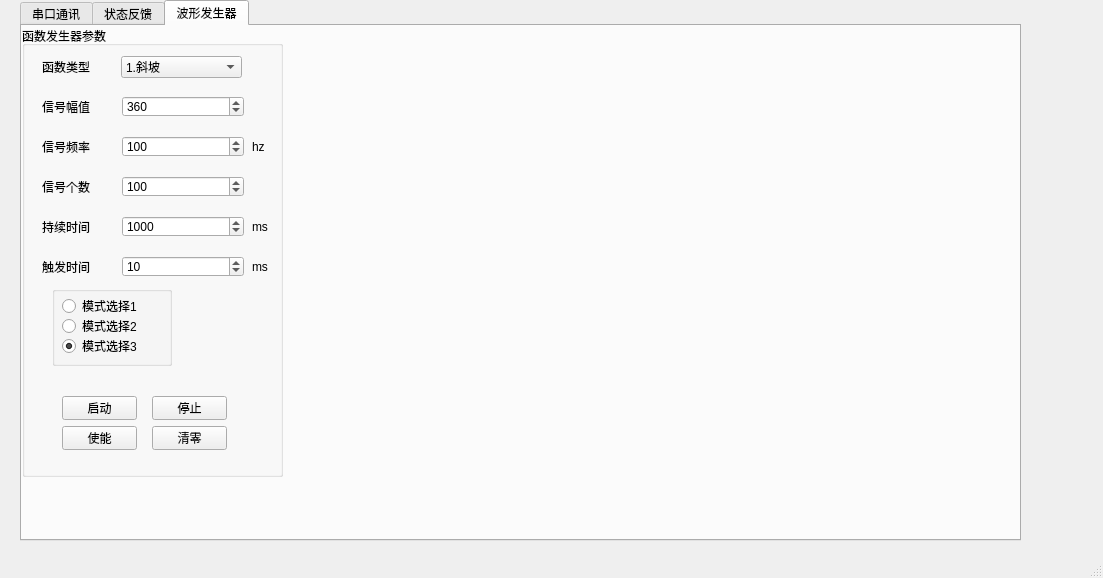
<?xml version="1.0" encoding="UTF-8"?>
<ui version="4.0">
 <class>MainWindow</class>
 <widget class="QMainWindow" name="MainWindow">
  <property name="geometry">
   <rect>
    <x>0</x>
    <y>0</y>
    <width>1103</width>
    <height>578</height>
   </rect>
  </property>
  <property name="windowTitle">
   <string>MainWindow</string>
  </property>
  <widget class="QWidget" name="centralwidget">
   <widget class="QTabWidget" name="tabWidget">
    <property name="geometry">
     <rect>
      <x>20</x>
      <y>0</y>
      <width>1001</width>
      <height>541</height>
     </rect>
    </property>
    <property name="currentIndex">
     <number>2</number>
    </property>
    <widget class="QWidget" name="widget">
     <attribute name="title">
      <string>串口通讯</string>
     </attribute>
     <widget class="QPushButton" name="BtnOpenSerial">
      <property name="geometry">
       <rect>
        <x>0</x>
        <y>200</y>
        <width>191</width>
        <height>41</height>
       </rect>
      </property>
      <property name="text">
       <string>打开串口</string>
      </property>
     </widget>
     <widget class="QGroupBox" name="groupBox_16">
      <property name="geometry">
       <rect>
        <x>0</x>
        <y>10</y>
        <width>191</width>
        <height>181</height>
       </rect>
      </property>
      <property name="title">
       <string>配置</string>
      </property>
      <widget class="QComboBox" name="StopBox">
       <property name="geometry">
        <rect>
         <x>80</x>
         <y>140</y>
         <width>91</width>
         <height>22</height>
        </rect>
       </property>
      </widget>
      <widget class="QComboBox" name="ParityBox">
       <property name="geometry">
        <rect>
         <x>80</x>
         <y>110</y>
         <width>91</width>
         <height>22</height>
        </rect>
       </property>
      </widget>
      <widget class="QLabel" name="label_3">
       <property name="geometry">
        <rect>
         <x>12</x>
         <y>80</y>
         <width>53</width>
         <height>16</height>
        </rect>
       </property>
       <property name="text">
        <string>数据位</string>
       </property>
      </widget>
      <widget class="QLabel" name="label_4">
       <property name="geometry">
        <rect>
         <x>12</x>
         <y>110</y>
         <width>53</width>
         <height>16</height>
        </rect>
       </property>
       <property name="text">
        <string>校验位</string>
       </property>
      </widget>
      <widget class="QLabel" name="label_6">
       <property name="geometry">
        <rect>
         <x>12</x>
         <y>140</y>
         <width>53</width>
         <height>16</height>
        </rect>
       </property>
       <property name="text">
        <string>停止位</string>
       </property>
      </widget>
      <widget class="QComboBox" name="BitBox">
       <property name="geometry">
        <rect>
         <x>80</x>
         <y>80</y>
         <width>91</width>
         <height>22</height>
        </rect>
       </property>
      </widget>
      <widget class="QComboBox" name="PortBox">
       <property name="geometry">
        <rect>
         <x>80</x>
         <y>20</y>
         <width>91</width>
         <height>22</height>
        </rect>
       </property>
      </widget>
      <widget class="QLabel" name="label">
       <property name="geometry">
        <rect>
         <x>12</x>
         <y>20</y>
         <width>53</width>
         <height>16</height>
        </rect>
       </property>
       <property name="text">
        <string>串口</string>
       </property>
      </widget>
      <widget class="QComboBox" name="BaudBox">
       <property name="geometry">
        <rect>
         <x>80</x>
         <y>50</y>
         <width>91</width>
         <height>22</height>
        </rect>
       </property>
      </widget>
      <widget class="QLabel" name="label_2">
       <property name="geometry">
        <rect>
         <x>12</x>
         <y>50</y>
         <width>53</width>
         <height>16</height>
        </rect>
       </property>
       <property name="text">
        <string>波特率</string>
       </property>
      </widget>
     </widget>
     <widget class="QGroupBox" name="groupBox_2">
      <property name="geometry">
       <rect>
        <x>0</x>
        <y>240</y>
        <width>192</width>
        <height>131</height>
       </rect>
      </property>
      <property name="title">
       <string/>
      </property>
      <layout class="QGridLayout" name="gridLayout_9">
       <item row="2" column="1">
        <widget class="QPushButton" name="btnClearSend">
         <property name="maximumSize">
          <size>
           <width>100</width>
           <height>16777215</height>
          </size>
         </property>
         <property name="text">
          <string>清除发送</string>
         </property>
        </widget>
       </item>
       <item row="2" column="0">
        <widget class="QPushButton" name="btnClearRec">
         <property name="maximumSize">
          <size>
           <width>100</width>
           <height>16777215</height>
          </size>
         </property>
         <property name="text">
          <string>清除接收</string>
         </property>
        </widget>
       </item>
       <item row="0" column="0" colspan="2">
        <widget class="QCheckBox" name="chkRec">
         <property name="text">
          <string>16进制接收</string>
         </property>
         <property name="checked">
          <bool>true</bool>
         </property>
        </widget>
       </item>
       <item row="1" column="0" colspan="2">
        <widget class="QCheckBox" name="chkSend">
         <property name="text">
          <string>16进制发送</string>
         </property>
         <property name="checked">
          <bool>true</bool>
         </property>
        </widget>
       </item>
      </layout>
     </widget>
     <widget class="QTextEdit" name="DataReceived_monitor">
      <property name="geometry">
       <rect>
        <x>200</x>
        <y>30</y>
        <width>441</width>
        <height>301</height>
       </rect>
      </property>
     </widget>
     <widget class="QLabel" name="label_5">
      <property name="geometry">
       <rect>
        <x>210</x>
        <y>10</y>
        <width>111</width>
        <height>16</height>
       </rect>
      </property>
      <property name="text">
       <string>数据收发</string>
      </property>
     </widget>
     <widget class="QLabel" name="label_7">
      <property name="geometry">
       <rect>
        <x>200</x>
        <y>350</y>
        <width>111</width>
        <height>16</height>
       </rect>
      </property>
      <property name="text">
       <string>数据发送</string>
      </property>
     </widget>
     <widget class="QPlainTextEdit" name="txtSend">
      <property name="geometry">
       <rect>
        <x>200</x>
        <y>380</y>
        <width>441</width>
        <height>100</height>
       </rect>
      </property>
      <property name="minimumSize">
       <size>
        <width>0</width>
        <height>80</height>
       </size>
      </property>
      <property name="maximumSize">
       <size>
        <width>16777215</width>
        <height>100</height>
       </size>
      </property>
     </widget>
     <widget class="QWidget" name="widget_3" native="true">
      <property name="geometry">
       <rect>
        <x>0</x>
        <y>380</y>
        <width>191</width>
        <height>91</height>
       </rect>
      </property>
      <property name="maximumSize">
       <size>
        <width>240</width>
        <height>16777215</height>
       </size>
      </property>
      <widget class="QPushButton" name="btnSend">
       <property name="geometry">
        <rect>
         <x>0</x>
         <y>15</y>
         <width>75</width>
         <height>60</height>
        </rect>
       </property>
       <property name="minimumSize">
        <size>
         <width>0</width>
         <height>60</height>
        </size>
       </property>
       <property name="maximumSize">
        <size>
         <width>125</width>
         <height>16777215</height>
        </size>
       </property>
       <property name="text">
        <string>发送</string>
       </property>
      </widget>
      <widget class="QWidget" name="widget_4" native="true">
       <property name="geometry">
        <rect>
         <x>81</x>
         <y>9</y>
         <width>70</width>
         <height>41</height>
        </rect>
       </property>
       <property name="maximumSize">
        <size>
         <width>70</width>
         <height>16777215</height>
        </size>
       </property>
       <widget class="QLineEdit" name="txtSendMs">
        <property name="geometry">
         <rect>
          <x>0</x>
          <y>9</y>
          <width>48</width>
          <height>20</height>
         </rect>
        </property>
        <property name="maximumSize">
         <size>
          <width>60</width>
          <height>16777215</height>
         </size>
        </property>
        <property name="text">
         <string>1000</string>
        </property>
       </widget>
       <widget class="QLabel" name="lblMs">
        <property name="geometry">
         <rect>
          <x>54</x>
          <y>9</y>
          <width>20</width>
          <height>21</height>
         </rect>
        </property>
        <property name="maximumSize">
         <size>
          <width>20</width>
          <height>16777215</height>
         </size>
        </property>
        <property name="font">
         <font>
          <pointsize>12</pointsize>
         </font>
        </property>
        <property name="text">
         <string>&lt;html&gt;&lt;head/&gt;&lt;body&gt;&lt;p&gt;&lt;span style=&quot; font-size:9pt;&quot;&gt;ms&lt;/span&gt;&lt;/p&gt;&lt;/body&gt;&lt;/html&gt;</string>
        </property>
       </widget>
      </widget>
      <widget class="QCheckBox" name="chkTimSend">
       <property name="geometry">
        <rect>
         <x>80</x>
         <y>40</y>
         <width>91</width>
         <height>41</height>
        </rect>
       </property>
       <property name="maximumSize">
        <size>
         <width>100</width>
         <height>16777215</height>
        </size>
       </property>
       <property name="text">
        <string>定时发送</string>
       </property>
      </widget>
     </widget>
     <widget class="QCustomPlot" name="myCustomPlot" native="true">
      <property name="geometry">
       <rect>
        <x>650</x>
        <y>10</y>
        <width>341</width>
        <height>411</height>
       </rect>
      </property>
      <property name="toolTipDuration">
       <number>-6</number>
      </property>
     </widget>
     <widget class="QPushButton" name="BtnDataSave">
      <property name="geometry">
       <rect>
        <x>650</x>
        <y>430</y>
        <width>111</width>
        <height>51</height>
       </rect>
      </property>
      <property name="text">
       <string>数据保存</string>
      </property>
     </widget>
     <widget class="QPushButton" name="BtnOpenSerial_2">
      <property name="geometry">
       <rect>
        <x>790</x>
        <y>430</y>
        <width>101</width>
        <height>51</height>
       </rect>
      </property>
      <property name="text">
       <string>数据显示测试</string>
      </property>
     </widget>
    </widget>
    <widget class="QWidget" name="tab_3">
     <attribute name="title">
      <string>状态反馈</string>
     </attribute>
     <widget class="MyDial" name="mydial1" native="true">
      <property name="geometry">
       <rect>
        <x>630</x>
        <y>260</y>
        <width>311</width>
        <height>211</height>
       </rect>
      </property>
     </widget>
     <widget class="MyDial" name="mydial" native="true">
      <property name="geometry">
       <rect>
        <x>630</x>
        <y>20</y>
        <width>311</width>
        <height>211</height>
       </rect>
      </property>
      <property name="contextMenuPolicy">
       <enum>Qt::DefaultContextMenu</enum>
      </property>
      <property name="toolTipDuration">
       <number>-1</number>
      </property>
     </widget>
     <widget class="QGroupBox" name="groupBox_3">
      <property name="geometry">
       <rect>
        <x>10</x>
        <y>20</y>
        <width>301</width>
        <height>411</height>
       </rect>
      </property>
      <property name="title">
       <string>运行调试窗口</string>
      </property>
      <widget class="QPushButton" name="pushButton_motor_stop">
       <property name="geometry">
        <rect>
         <x>10</x>
         <y>300</y>
         <width>121</width>
         <height>81</height>
        </rect>
       </property>
       <property name="font">
        <font>
         <pointsize>17</pointsize>
        </font>
       </property>
       <property name="styleSheet">
        <string notr="true">background-color:rgb(255, 0, 0)</string>
       </property>
       <property name="text">
        <string>停止</string>
       </property>
      </widget>
      <widget class="QPushButton" name="pushButton_cycle">
       <property name="enabled">
        <bool>true</bool>
       </property>
       <property name="geometry">
        <rect>
         <x>180</x>
         <y>200</y>
         <width>111</width>
         <height>71</height>
        </rect>
       </property>
       <property name="text">
        <string>循环指令发送</string>
       </property>
      </widget>
      <widget class="QGroupBox" name="groupBox_29">
       <property name="geometry">
        <rect>
         <x>170</x>
         <y>310</y>
         <width>101</width>
         <height>61</height>
        </rect>
       </property>
       <property name="title">
        <string/>
       </property>
       <widget class="QRadioButton" name="radioButton_7">
        <property name="geometry">
         <rect>
          <x>10</x>
          <y>30</y>
          <width>51</width>
          <height>21</height>
         </rect>
        </property>
        <property name="text">
         <string>状态2</string>
        </property>
       </widget>
       <widget class="QRadioButton" name="radioButton_8">
        <property name="geometry">
         <rect>
          <x>10</x>
          <y>10</y>
          <width>51</width>
          <height>21</height>
         </rect>
        </property>
        <property name="text">
         <string>状态1</string>
        </property>
       </widget>
      </widget>
      <widget class="QLabel" name="label_8">
       <property name="geometry">
        <rect>
         <x>10</x>
         <y>30</y>
         <width>54</width>
         <height>21</height>
        </rect>
       </property>
       <property name="text">
        <string>模式切换</string>
       </property>
      </widget>
      <widget class="QComboBox" name="comboBox_zhiling">
       <property name="geometry">
        <rect>
         <x>180</x>
         <y>30</y>
         <width>101</width>
         <height>22</height>
        </rect>
       </property>
       <item>
        <property name="text">
         <string>指令输入</string>
        </property>
       </item>
       <item>
        <property name="text">
         <string>摇杆控制</string>
        </property>
       </item>
      </widget>
      <widget class="QComboBox" name="comboBox">
       <property name="geometry">
        <rect>
         <x>70</x>
         <y>30</y>
         <width>101</width>
         <height>22</height>
        </rect>
       </property>
       <item>
        <property name="text">
         <string>模式1</string>
        </property>
       </item>
       <item>
        <property name="text">
         <string>模式2</string>
        </property>
       </item>
       <item>
        <property name="text">
         <string>模式3</string>
        </property>
       </item>
      </widget>
      <widget class="QWidget" name="layoutWidget">
       <property name="geometry">
        <rect>
         <x>10</x>
         <y>60</y>
         <width>256</width>
         <height>121</height>
        </rect>
       </property>
       <layout class="QGridLayout" name="gridLayout_4">
        <item row="1" column="0">
         <widget class="QLabel" name="label_11">
          <property name="text">
           <string>指令发送2</string>
          </property>
         </widget>
        </item>
        <item row="0" column="0">
         <widget class="QLabel" name="label_10">
          <property name="text">
           <string>指令发送1</string>
          </property>
         </widget>
        </item>
        <item row="2" column="1">
         <widget class="QSpinBox" name="spinBox_torque">
          <property name="enabled">
           <bool>false</bool>
          </property>
          <property name="minimum">
           <number>-10000</number>
          </property>
          <property name="maximum">
           <number>100000</number>
          </property>
          <property name="singleStep">
           <number>1000</number>
          </property>
          <property name="value">
           <number>2500</number>
          </property>
         </widget>
        </item>
        <item row="1" column="1">
         <widget class="QSpinBox" name="spinBox_position">
          <property name="enabled">
           <bool>false</bool>
          </property>
          <property name="maximum">
           <number>360</number>
          </property>
          <property name="singleStep">
           <number>10</number>
          </property>
         </widget>
        </item>
        <item row="2" column="0">
         <widget class="QLabel" name="label_12">
          <property name="text">
           <string>指令发送3</string>
          </property>
         </widget>
        </item>
        <item row="0" column="1">
         <widget class="QSpinBox" name="spinBox_speed">
          <property name="minimum">
           <number>-4000</number>
          </property>
          <property name="maximum">
           <number>4000</number>
          </property>
          <property name="singleStep">
           <number>100</number>
          </property>
          <property name="value">
           <number>1000</number>
          </property>
         </widget>
        </item>
       </layout>
      </widget>
      <widget class="QWidget" name="layoutWidget_2">
       <property name="geometry">
        <rect>
         <x>10</x>
         <y>200</y>
         <width>174</width>
         <height>91</height>
        </rect>
       </property>
       <layout class="QGridLayout" name="gridLayout_6">
        <item row="0" column="0">
         <widget class="QLabel" name="label_13">
          <property name="text">
           <string>指令1</string>
          </property>
         </widget>
        </item>
        <item row="0" column="1">
         <widget class="QSpinBox" name="spinBox_XH1">
          <property name="minimum">
           <number>-360</number>
          </property>
          <property name="maximum">
           <number>360</number>
          </property>
          <property name="singleStep">
           <number>100</number>
          </property>
          <property name="value">
           <number>30</number>
          </property>
         </widget>
        </item>
        <item row="0" column="2">
         <widget class="QLabel" name="label_19">
          <property name="text">
           <string>degree</string>
          </property>
         </widget>
        </item>
        <item row="1" column="0">
         <widget class="QLabel" name="label_14">
          <property name="text">
           <string>指令2</string>
          </property>
         </widget>
        </item>
        <item row="1" column="1">
         <widget class="QSpinBox" name="spinBox_XH2">
          <property name="minimum">
           <number>-360</number>
          </property>
          <property name="maximum">
           <number>360</number>
          </property>
          <property name="singleStep">
           <number>100</number>
          </property>
          <property name="value">
           <number>100</number>
          </property>
         </widget>
        </item>
        <item row="1" column="2">
         <widget class="QLabel" name="label_20">
          <property name="text">
           <string>degree</string>
          </property>
         </widget>
        </item>
        <item row="2" column="0">
         <widget class="QLabel" name="label_88">
          <property name="text">
           <string>时间</string>
          </property>
         </widget>
        </item>
        <item row="2" column="1">
         <widget class="QSpinBox" name="spinBox_XHtime">
          <property name="minimum">
           <number>5</number>
          </property>
          <property name="maximum">
           <number>15</number>
          </property>
          <property name="singleStep">
           <number>1</number>
          </property>
          <property name="value">
           <number>5</number>
          </property>
         </widget>
        </item>
        <item row="2" column="2">
         <widget class="QLabel" name="label_21">
          <property name="text">
           <string>s</string>
          </property>
         </widget>
        </item>
       </layout>
      </widget>
     </widget>
    </widget>
    <widget class="QWidget" name="tab_2">
     <attribute name="title">
      <string>波形发生器</string>
     </attribute>
     <widget class="QCustomPlot" name="AFG_PLOT" native="true">
      <property name="geometry">
       <rect>
        <x>280</x>
        <y>10</y>
        <width>721</width>
        <height>431</height>
       </rect>
      </property>
      <property name="toolTipDuration">
       <number>-6</number>
      </property>
     </widget>
     <widget class="QGroupBox" name="groupBox_35">
      <property name="geometry">
       <rect>
        <x>0</x>
        <y>0</y>
        <width>261</width>
        <height>451</height>
       </rect>
      </property>
      <property name="title">
       <string>函数发生器参数</string>
      </property>
      <widget class="QLabel" name="label_24">
       <property name="geometry">
        <rect>
         <x>20</x>
         <y>30</y>
         <width>81</width>
         <height>21</height>
        </rect>
       </property>
       <property name="text">
        <string>函数类型</string>
       </property>
      </widget>
      <widget class="QComboBox" name="comboBox_AFG">
       <property name="geometry">
        <rect>
         <x>99</x>
         <y>30</y>
         <width>121</width>
         <height>22</height>
        </rect>
       </property>
       <item>
        <property name="text">
         <string>1.斜坡</string>
        </property>
       </item>
       <item>
        <property name="text">
         <string>2.方波</string>
        </property>
       </item>
       <item>
        <property name="text">
         <string>3.正弦波</string>
        </property>
       </item>
       <item>
        <property name="text">
         <string>4.阶跃</string>
        </property>
       </item>
      </widget>
      <widget class="QLabel" name="label_31">
       <property name="geometry">
        <rect>
         <x>20</x>
         <y>70</y>
         <width>81</width>
         <height>21</height>
        </rect>
       </property>
       <property name="text">
        <string>信号幅值</string>
       </property>
      </widget>
      <widget class="QLabel" name="label_32">
       <property name="geometry">
        <rect>
         <x>20</x>
         <y>110</y>
         <width>81</width>
         <height>21</height>
        </rect>
       </property>
       <property name="text">
        <string>信号频率</string>
       </property>
      </widget>
      <widget class="QSpinBox" name="AFG_a">
       <property name="geometry">
        <rect>
         <x>100</x>
         <y>70</y>
         <width>122</width>
         <height>21</height>
        </rect>
       </property>
       <property name="minimum">
        <number>-5000</number>
       </property>
       <property name="maximum">
        <number>5000</number>
       </property>
       <property name="singleStep">
        <number>10</number>
       </property>
       <property name="value">
        <number>360</number>
       </property>
      </widget>
      <widget class="QSpinBox" name="AFG_f">
       <property name="geometry">
        <rect>
         <x>100</x>
         <y>110</y>
         <width>122</width>
         <height>21</height>
        </rect>
       </property>
       <property name="minimum">
        <number>-5000</number>
       </property>
       <property name="maximum">
        <number>5000</number>
       </property>
       <property name="singleStep">
        <number>100</number>
       </property>
       <property name="value">
        <number>100</number>
       </property>
      </widget>
      <widget class="QSpinBox" name="AFG_num">
       <property name="geometry">
        <rect>
         <x>100</x>
         <y>150</y>
         <width>122</width>
         <height>21</height>
        </rect>
       </property>
       <property name="minimum">
        <number>-5000</number>
       </property>
       <property name="maximum">
        <number>5000</number>
       </property>
       <property name="singleStep">
        <number>100</number>
       </property>
       <property name="value">
        <number>100</number>
       </property>
      </widget>
      <widget class="QLabel" name="label_33">
       <property name="geometry">
        <rect>
         <x>20</x>
         <y>150</y>
         <width>81</width>
         <height>21</height>
        </rect>
       </property>
       <property name="text">
        <string>信号个数</string>
       </property>
      </widget>
      <widget class="QLabel" name="label_56">
       <property name="geometry">
        <rect>
         <x>20</x>
         <y>190</y>
         <width>81</width>
         <height>21</height>
        </rect>
       </property>
       <property name="text">
        <string>持续时间</string>
       </property>
      </widget>
      <widget class="QSpinBox" name="AFG_t">
       <property name="geometry">
        <rect>
         <x>100</x>
         <y>190</y>
         <width>122</width>
         <height>21</height>
        </rect>
       </property>
       <property name="minimum">
        <number>-5000</number>
       </property>
       <property name="maximum">
        <number>5000</number>
       </property>
       <property name="singleStep">
        <number>100</number>
       </property>
       <property name="value">
        <number>1000</number>
       </property>
      </widget>
      <widget class="QPushButton" name="AFG_start">
       <property name="geometry">
        <rect>
         <x>40</x>
         <y>370</y>
         <width>75</width>
         <height>24</height>
        </rect>
       </property>
       <property name="text">
        <string>启动</string>
       </property>
      </widget>
      <widget class="QPushButton" name="AFG_stop">
       <property name="geometry">
        <rect>
         <x>130</x>
         <y>370</y>
         <width>75</width>
         <height>24</height>
        </rect>
       </property>
       <property name="text">
        <string>停止</string>
       </property>
      </widget>
      <widget class="QPushButton" name="AFG_able">
       <property name="geometry">
        <rect>
         <x>40</x>
         <y>400</y>
         <width>75</width>
         <height>24</height>
        </rect>
       </property>
       <property name="text">
        <string>使能</string>
       </property>
      </widget>
      <widget class="QPushButton" name="pushButton_6">
       <property name="geometry">
        <rect>
         <x>130</x>
         <y>400</y>
         <width>75</width>
         <height>24</height>
        </rect>
       </property>
       <property name="text">
        <string>清零</string>
       </property>
      </widget>
      <widget class="QLabel" name="label_57">
       <property name="geometry">
        <rect>
         <x>230</x>
         <y>190</y>
         <width>21</width>
         <height>21</height>
        </rect>
       </property>
       <property name="text">
        <string>ms</string>
       </property>
      </widget>
      <widget class="QLabel" name="label_58">
       <property name="geometry">
        <rect>
         <x>230</x>
         <y>110</y>
         <width>21</width>
         <height>21</height>
        </rect>
       </property>
       <property name="text">
        <string>hz</string>
       </property>
      </widget>
      <widget class="QSpinBox" name="AFG_ct">
       <property name="geometry">
        <rect>
         <x>100</x>
         <y>230</y>
         <width>122</width>
         <height>21</height>
        </rect>
       </property>
       <property name="minimum">
        <number>-5000</number>
       </property>
       <property name="maximum">
        <number>5000</number>
       </property>
       <property name="singleStep">
        <number>100</number>
       </property>
       <property name="value">
        <number>10</number>
       </property>
      </widget>
      <widget class="QLabel" name="label_59">
       <property name="geometry">
        <rect>
         <x>230</x>
         <y>230</y>
         <width>21</width>
         <height>21</height>
        </rect>
       </property>
       <property name="text">
        <string>ms</string>
       </property>
      </widget>
      <widget class="QLabel" name="label_67">
       <property name="geometry">
        <rect>
         <x>20</x>
         <y>230</y>
         <width>81</width>
         <height>21</height>
        </rect>
       </property>
       <property name="text">
        <string>触发时间</string>
       </property>
      </widget>
      <widget class="QGroupBox" name="groupBox_36">
       <property name="geometry">
        <rect>
         <x>30</x>
         <y>260</y>
         <width>120</width>
         <height>80</height>
        </rect>
       </property>
       <property name="title">
        <string/>
       </property>
       <property name="checkable">
        <bool>false</bool>
       </property>
       <widget class="QRadioButton" name="AFG_M_WZ">
        <property name="geometry">
         <rect>
          <x>10</x>
          <y>50</y>
          <width>95</width>
          <height>20</height>
         </rect>
        </property>
        <property name="text">
         <string>模式选择3</string>
        </property>
        <property name="checked">
         <bool>true</bool>
        </property>
       </widget>
       <widget class="QRadioButton" name="AFG_M_SD">
        <property name="geometry">
         <rect>
          <x>10</x>
          <y>30</y>
          <width>95</width>
          <height>20</height>
         </rect>
        </property>
        <property name="text">
         <string>模式选择2</string>
        </property>
       </widget>
       <widget class="QRadioButton" name="AFG_M_ZJ">
        <property name="geometry">
         <rect>
          <x>10</x>
          <y>10</y>
          <width>95</width>
          <height>20</height>
         </rect>
        </property>
        <property name="text">
         <string>模式选择1</string>
        </property>
       </widget>
      </widget>
     </widget>
    </widget>
   </widget>
  </widget>
  <widget class="QMenuBar" name="menubar">
   <property name="geometry">
    <rect>
     <x>0</x>
     <y>0</y>
     <width>1103</width>
     <height>25</height>
    </rect>
   </property>
  </widget>
  <widget class="QStatusBar" name="statusbar"/>
 </widget>
 <customwidgets>
  <customwidget>
   <class>QCustomPlot</class>
   <extends>QWidget</extends>
   <header location="global">qcustomplot.h</header>
   <container>1</container>
  </customwidget>
  <customwidget>
   <class>MyDial</class>
   <extends>QWidget</extends>
   <header location="global">mydial.h</header>
   <container>1</container>
  </customwidget>
 </customwidgets>
 <resources/>
 <connections/>
</ui>
